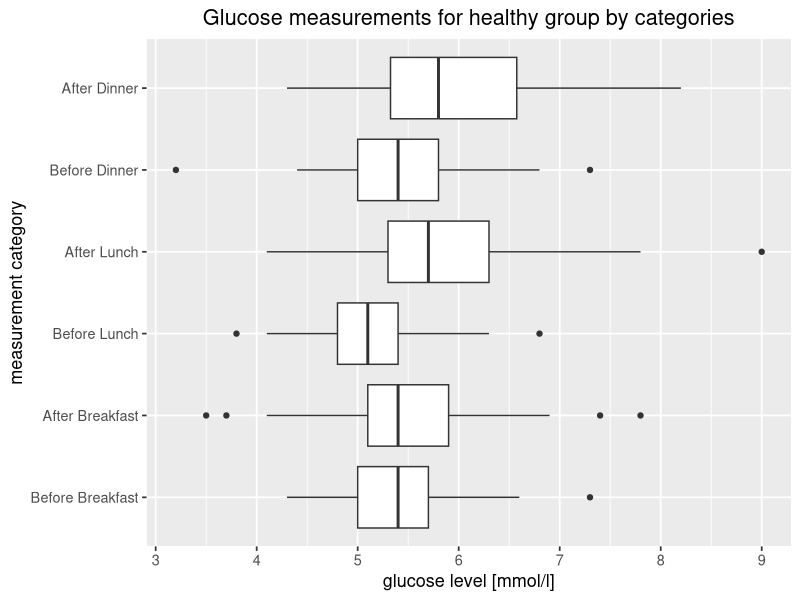

The R source for this figure:
## ---- chunk 1
library(tidyverse)
library(ggplot2)

healthy_df <- read.csv('data/healthy_patients_glucose.csv', header = TRUE, na.strings = "")
# excluding patient number 12 data as he is a diabetes patient
healthy_df <- healthy_df %>% filter(patient != 12)
df <- healthy_df %>%
  mutate(type = case_when(
    type == 'BB' ~ 'Before Breakfast',
    type == 'AB' ~ 'After Breakfast',
    type == 'BL' ~ 'Before Lunch',
    type == 'AL' ~ 'After Lunch',
    type == 'BD' ~ 'Before Dinner',
    type == 'AD' ~ 'After Dinner'
  ))
df <- na.omit(df)
df$type <- factor(df$type, levels = c("Before Breakfast", "After Breakfast",
                                      "Before Lunch", "After Lunch",
                                      "Before Dinner", "After Dinner"))
df$glucose <- as.numeric(df$glucose)
ggplot(df, aes(x = type, y = glucose)) +
  geom_boxplot() +
  xlab("measurement category") +
  ylab("glucose level [mmol/l]") +
  ggtitle("Glucose measurements for healthy group by categories") +
  coord_flip() +
  theme_grey(13) +
  theme(plot.title = element_text(hjust = 0.5))
